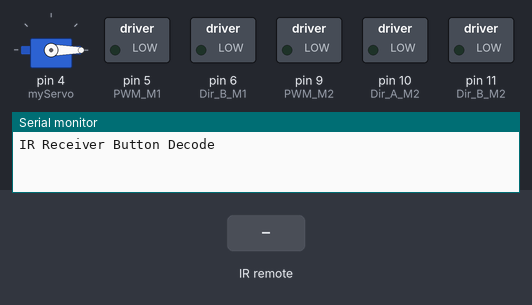
Bench run of a sketch on a simulated Arduino Uno, built with avr-gcc and run on an emulated ATmega328P. Parts: servo, switched loads named in the sketch (green lamp = pin HIGH), the last lines printed to the serial monitor. The test bench sets the inputs (shaded band).

Above: at 1.2 s.
1.3 s: infrared code 0xFF22DD received
2.8 s: infrared code 0xFFC23D received
4.3 s: infrared code 0xFFA857 received
At 4.7 s:
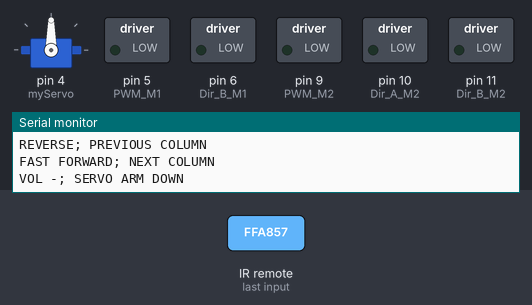
5.8 s: infrared code 0xFF22DD received
7.3 s: infrared code 0xFFC23D received
Timing chart, 0 to 9.8 s (numbered marks = the images above; inputs shaded):
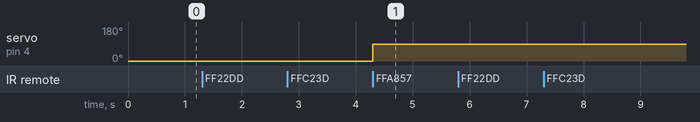

Measured:
- after the input at 4.3 s, servo on pin 4 (myServo): 0° → 90° at once

The sketch:

Full_Code_V2.ino
```cpp
#include <IRremote.h>
#include <Servo.h>

// IR Reciever Set-Up
const int recieverPin = 7;
IRrecv irrecv(recieverPin);
decode_results results;

// Motor 1 Set-Up
const int PWM_M1 = 5;
const int Dir_A_M1 = 5;
const int Dir_B_M1 = 6;

// Motor 2 Set-Up
const int PWM_M2 = 9;
const int Dir_A_M2 = 10;
const int Dir_B_M2 = 11;

// Servo Set-Up
Servo myServo;

//Variables Set-Up
const int delta_x_within_letter = 5;
const int delta_x_between_letters = 7;
const int delta_y_within_letter = 5;
const int delta_y_between_letters = 9;

void setup()
{
  Serial.begin(9600);

  //Initializing IR Reciever
  Serial.println("IR Receiver Button Decode");
  irrecv.enableIRIn();
  irrecv.blink13(true);

  // Motor 1 Pin Set-Up
  pinMode(PWM_M1, OUTPUT);
  pinMode(Dir_A_M1, OUTPUT);
  pinMode(Dir_B_M1, OUTPUT);

  // Motor 2 Pin Set-Up
  pinMode(PWM_M2, OUTPUT);
  pinMode(Dir_A_M2, OUTPUT);
  pinMode(Dir_B_M2, OUTPUT);

  // Motor 1 Default
  analogWrite(PWM_M1, 0);
  digitalWrite(Dir_A_M1, LOW);
  digitalWrite(Dir_B_M1, LOW);

  // Motor 2 Default
  analogWrite(PWM_M2, 0);
  digitalWrite(Dir_A_M2, LOW);
  digitalWrite(Dir_B_M2, LOW);

  //Servo Initalizing and Default
  myServo.attach(4);
  myServo.write(0);
}

void loop() {
  if (irrecv.decode(&results))
    {
      translateIR();
      irrecv.resume();
    }
}

void translateIR()
{
  switch(results.value)
  {
  case 0xFFA25D:
  Serial.println("POWER");
  myServo.write(0);

  break;

  case 0xFF629D:
  Serial.println("VOL +; SERVO ARM OPEN");
  myServo.write(0);
  analogWrite(PWM_M1, 0);
  digitalWrite(Dir_A_M1, LOW);
  digitalWrite(Dir_B_M1, LOW);
  analogWrite(PWM_M2, 0);
  digitalWrite(Dir_A_M2, LOW);
  digitalWrite(Dir_B_M2, LOW);
  break;

  case 0xFFE21D:
  Serial.println("FUNC/STOP");
  break;

  case 0xFF22DD:
  Serial.println("REVERSE; PREVIOUS COLUMN");
  analogWrite(PWM_M1, 255);
  digitalWrite(Dir_A_M1, LOW);
  digitalWrite(Dir_B_M1, HIGH);
  analogWrite(PWM_M2, 255);
  digitalWrite(Dir_A_M2, LOW);
  digitalWrite(Dir_B_M2, HIGH);
  delay(delta_x_within_letter);
  analogWrite(PWM_M1, 0);
  digitalWrite(Dir_A_M1, LOW);
  digitalWrite(Dir_B_M1, LOW);
  analogWrite(PWM_M2, 0);
  digitalWrite(Dir_A_M2, LOW);
  digitalWrite(Dir_B_M2, LOW);
  break;

  case 0xFF02FD:
  Serial.println("PLAY/PAUSE");
  break;

  case 0xFFC23D:
  Serial.println("FAST FORWARD; NEXT COLUMN");
  analogWrite(PWM_M1, 255);
  digitalWrite(Dir_A_M1, HIGH);
  digitalWrite(Dir_B_M1, LOW);
  analogWrite(PWM_M2, 255);
  digitalWrite(Dir_A_M2, HIGH);
  digitalWrite(Dir_B_M2, LOW);
  delay(delta_x_within_letter);
  analogWrite(PWM_M1, 0);
  digitalWrite(Dir_A_M1, LOW);
  digitalWrite(Dir_B_M1, LOW);
  analogWrite(PWM_M2, 0);
  digitalWrite(Dir_A_M2, LOW);
  digitalWrite(Dir_B_M2, LOW);
  break;

  case 0xFFE01F:
  Serial.println("ARROW DOWN");
  break;

  case 0xFFA857:
  Serial.println("VOL -; SERVO ARM DOWN");
  myServo.write(90);
  break;

  case 0xFF906F:
  Serial.println("ARROW UP");
  break;

  case 0xFF9867:
  Serial.println("EQ");
  break;

  case 0xFFB04F:
  Serial.println("ST/REPT");
  break;

  case 0xFF6897:
  Serial.println("0");
  break;

  case 0xFF30CF:
  Serial.println("1");
  break;

  case 0xFF18E7:
  Serial.println("2");
  break;

  case 0xFF7A85:
  Serial.println("3");
  break;

  case 0xFF10EF:
  Serial.println("4");
  break;

  case 0xFF38C7:
  Serial.println("5");
  break;

  case 0xFF5AA5:
  Serial.println("6");
  break;

  case 0xFF42BD:
  Serial.println("7");
  break;

  case 0xFF4AB5:
  Serial.println("8");
  break;

  case 0xFF52AD:
  Serial.println("9");
  break;

  case 0xFFFFFFFF:
  Serial.println("REPEAT");
  break;

  default:
  Serial.println("Try another button");
  }
}
```
